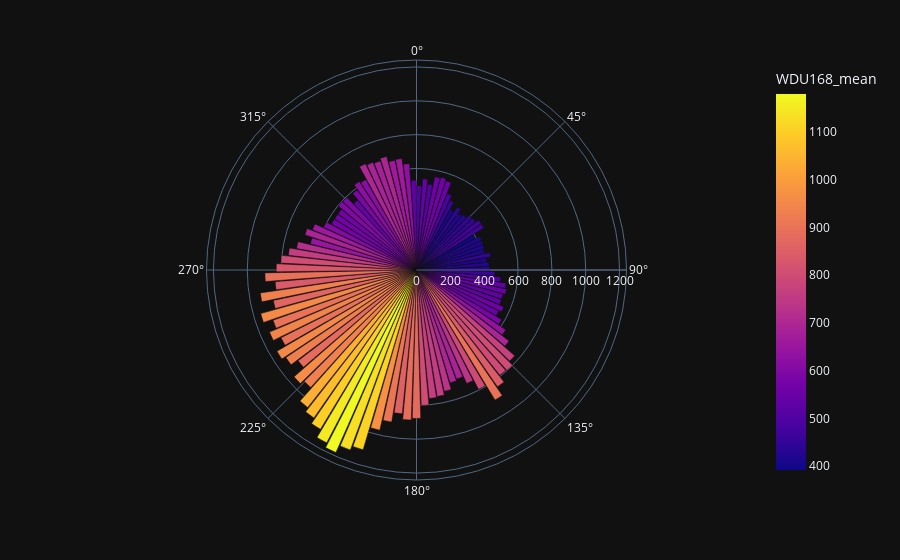

Source (notebook cell):
### Code cell
bins_dir = np.linspace(0,360, 100)

df_meteo['WDU168_mid']= pd.cut(df_meteo['HYY_META.WDU168'], bins_dir).apply(lambda x: x.mid)

df_freq = df_meteo.groupby('WDU168_mid').count()

df_mean = df_meteo.groupby('WDU168_mid').mean()

df_comb = pd.DataFrame(index=df_freq.index)

df_comb['WDU168_freq'] = df_freq['HYY_META.WDU168']

df_comb['WDU168_mean'] = df_freq['HYY_META.WSU168']

bins_dir = np.linspace(0,360)

df_meteo['WSU168_mid']= pd.cut(df_meteo['HYY_META.WSU168'], bins_dir).apply(lambda x: x.mid)

import plotly.express as px

df = df_meteo
fig = px.bar_polar(df_comb.reset_index(), r='WDU168_freq', theta='WDU168_mid',
                   color="WDU168_mean", 
                   template="plotly_dark",
                   color_discrete_sequence= px.colors.sequential.Plasma_r)
fig.show()

### Figure 1 — Plotly figure (JSON) as saved in the notebook; plotly's stock layout.template omitted (floating-point values rounded to 4 significant figures)
{"data": [{"hovertemplate": "WDU168_freq=%{r}<br>WDU168_mid=%{theta}<br>WDU168_mean=%{marker.color}<extra></extra>", "legendgroup": "", "marker": {"color": [499, 541, 511, 561, 566, 555, 487, 457, 408, 444, 419, 427, 447, 450, 471, 470, 392, 423, 421, 420, 415, 447, 420, 430, 433, 464, 499, 535, 545, 531, 532, 560, 543, 582, 635, 689, 770, 799, 794, 840, 898, 795, 734, 687, 696, 735, 757, 763, 801, 877, 887, 854, 910, 971, 1108, 1133, 1179, 1151, 1099, 1064, 1036, 934, 960, 881, 929, 954, 895, 943, 898, 956, 865, 933, 838, 896, 829, 803, 762, 720, 646, 691, 659, 604, 572, 570, 570, 598, 595, 540, 589, 623, 613, 697, 686, 678, 694, 661, 664, 630, 531], "coloraxis": "coloraxis", "pattern": {"shape": ""}}, "name": "", "r": [499, 541, 511, 561, 566, 555, 487, 457, 408, 444, 419, 427, 447, 450, 471, 470, 392, 423, 421, 420, 415, 447, 420, 430, 433, 464, 499, 535, 545, 531, 532, 560, 543, 582, 635, 689, 770, 799, 794, 840, 898, 795, 734, 687, 696, 735, 757, 763, 801, 877, 887, 854, 910, 971, 1108, 1133, 1179, 1151, 1099, 1064, 1036, 934, 960, 881, 929, 954, 895, 943, 898, 956, 865, 933, 838, 896, 829, 803, 762, 720, 646, 691, 659, 604, 572, 570, 570, 598, 595, 540, 589, 623, 613, 697, 686, 678, 694, 661, 664, 630, 531], "showlegend": false, "subplot": "polar", "theta": [1.818, 5.454, 9.091, 12.73, 16.36, 20, 23.64, 27.27, 30.91, 34.55, 38.18, 41.82, 45.45, 49.09, 52.73, 56.36, 60, 63.64, 67.27, 70.91, 74.55, 78.18, 81.82, 85.45, 89.09, 92.73, 96.36, 100, 103.6, 107.3, 110.9, 114.5, 118.2, 121.8, 125.5, 129.1, 132.7, 136.4, 140, 143.6, 147.3, 150.9, 154.5, 158.2, 161.8, 165.5, 169.1, 172.7, 176.4, 180, 183.6, 187.3, 190.9, 194.5, 198.2, 201.8, 205.5, 209.1, 212.7, 216.4, 220, 223.6, 227.3, 230.9, 234.5, 238.2, 241.8, 245.5, 249.1, 252.7, 256.4, 260, 263.6, 267.3, 270.9, 274.5, 278.2, 281.8, 285.5, 289.1, 292.7, 296.4, 300, 303.6, 307.3, 310.9, 314.5, 318.2, 321.8, 325.5, 329.1, 332.7, 336.4, 340, 343.6, 347.3, 350.9, 354.5, 358.2], "type": "barpolar"}], "layout": {"autosize": true, "barmode": "relative", "coloraxis": {"colorbar": {"title": {"text": "WDU168_mean"}}, "colorscale": [[0, "#0d0887"], [0.1111, "#46039f"], [0.2222, "#7201a8"], [0.3333, "#9c179e"], [0.4444, "#bd3786"], [0.5556, "#d8576b"], [0.6667, "#ed7953"], [0.7778, "#fb9f3a"], [0.8889, "#fdca26"], [1, "#f0f921"]]}, "legend": {"tracegroupgap": 0}, "margin": {"t": 60}, "polar": {"angularaxis": {"direction": "clockwise", "rotation": 90, "type": "linear"}, "domain": {"x": [0, 1], "y": [0, 1]}, "radialaxis": {"autorange": true, "range": [0, 1241.0], "type": "linear"}}}}
